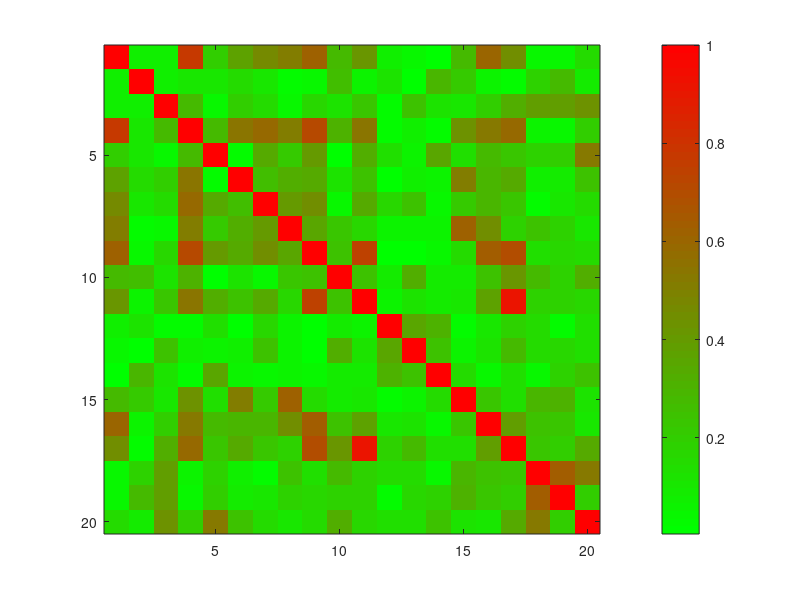

This figure's MATLAB source: (Note: this script raises an error after producing the figure.)
%% %%%%%% Hw3-1.2b %%%%%%%
clear; clc; close all;

% 加载数据
load('GoogleDataset.mat');  % 确保数据文件存在

% 选取 Click 指标的控制 KPI（1:19列）
click_KPI = Click(:,1:20);  
num_tracks = size(click_KPI, 2); % 轨迹数量（19个企业）

% **Step 1: 计算 Pearson 相关性矩阵**
corr_matrix = corrcoef(click_KPI);  


% **Step 2: 画相关性热力图**
figure;
imagesc(abs(corr_matrix));  % 画相关性矩阵
colorbar;                  % 添加颜色条
% 自定义颜色映射：从绿色到深红色
cmap = [linspace(0, 1, 64)', linspace(1, 0, 64)', zeros(64, 1)];  % 从绿色到红色
colormap(cmap);            % 设置颜色映射
clim([0 1]);               % 颜色范围 (0 到 1)
title('Click KPI Correlation Matrix');
xlabel('Track Index');
ylabel('Track Index');

% **Step 3: 添加数值标注**
[num_rows, num_cols] = size(corr_matrix);
for i = 1:num_rows
    for j = 1:num_cols
        text(j, i, sprintf('%.2f', abs(corr_matrix(i, j))), ...
            'HorizontalAlignment', 'center', 'FontSize', 8, 'Color', 'k');
    end
end



% **Step 4: 基于相关性进行聚类**
Z = linkage(1 - corr_matrix, 'average');  % 相关性高=距离近
num_clusters = 2; % 设定聚类数量（可以调整）
clusters = cluster(Z, 'Maxclust', num_clusters);  

% **Step 3: 绘制 Subplot**
figure;
hold on;
for c = 1:num_clusters
    cluster_idx = find(clusters == c);  % 获取当前类别的轨迹索引
    num_in_cluster = length(cluster_idx); % 该类中的轨迹数
    
    for i = 1:num_in_cluster
        subplot(num_clusters, num_in_cluster, (c-1)*num_in_cluster + i);
        plot(click_KPI(:, cluster_idx(i)), 'b'); % 画 Click 轨迹
        title(['Cluster ', num2str(c), ' - Track ', num2str(cluster_idx(i))]);
        xlabel('Time (Days)');
        ylabel('Clicks');
    end
end
hold off;

% **Step 4: 在每个 Cluster 内进行预测**
figure;
hold on;

for c = 1:num_clusters
    cluster_idx = find(clusters == c);  % 获取当前类别的轨迹索引
    num_in_cluster = length(cluster_idx); % 该类中的轨迹数
    
    % 仅处理包含多个 track 的 Cluster
    if num_in_cluster < 2
        continue;
    end
    
    num_rows = ceil(num_in_cluster / 3); % 计算需要的 subplot 行数（每行最多 3 个）

    for i = 1:num_in_cluster
        target_idx = cluster_idx(i);  % 选取当前要预测的 Track
        predictor_idx = cluster_idx;  % 其他 Track 作为预测变量
        predictor_idx(predictor_idx == target_idx) = []; % 去掉目标 Track 自身
        
        % 构建数据集
        X_train = click_KPI(:, predictor_idx);  % 预测变量（同类中的其他 Track）
        y_train = click_KPI(:, target_idx);  % 目标 Track
        
        % 线性回归估计参数
        beta = (X_train' * X_train) \ (X_train' * y_train);  
        y_pred = X_train * beta; % 预测结果
        
        % 计算 MSE
        MSE = mean((y_train - y_pred).^2);
        MSE_values(target_idx) = MSE;  % 记录 MSE
        
        % **Step 5: 画预测结果**
        subplot(num_rows, 3, i);  % 每行最多 3 个子图
        hold on;
        plot(y_train, 'b', 'LineWidth', 1.5);  % 真实值
        plot(y_pred, 'r--', 'LineWidth', 1.5); % 预测值
        title(['Cluster ', num2str(c), ' - Track ', num2str(target_idx), ...
               ' (MSE=', num2str(MSE, '%.2f'), ')']);
        xlabel('Time (Days)');
        ylabel('Clicks');
        legend('Actual', 'Predicted');
        hold off;
    end
end
hold off;